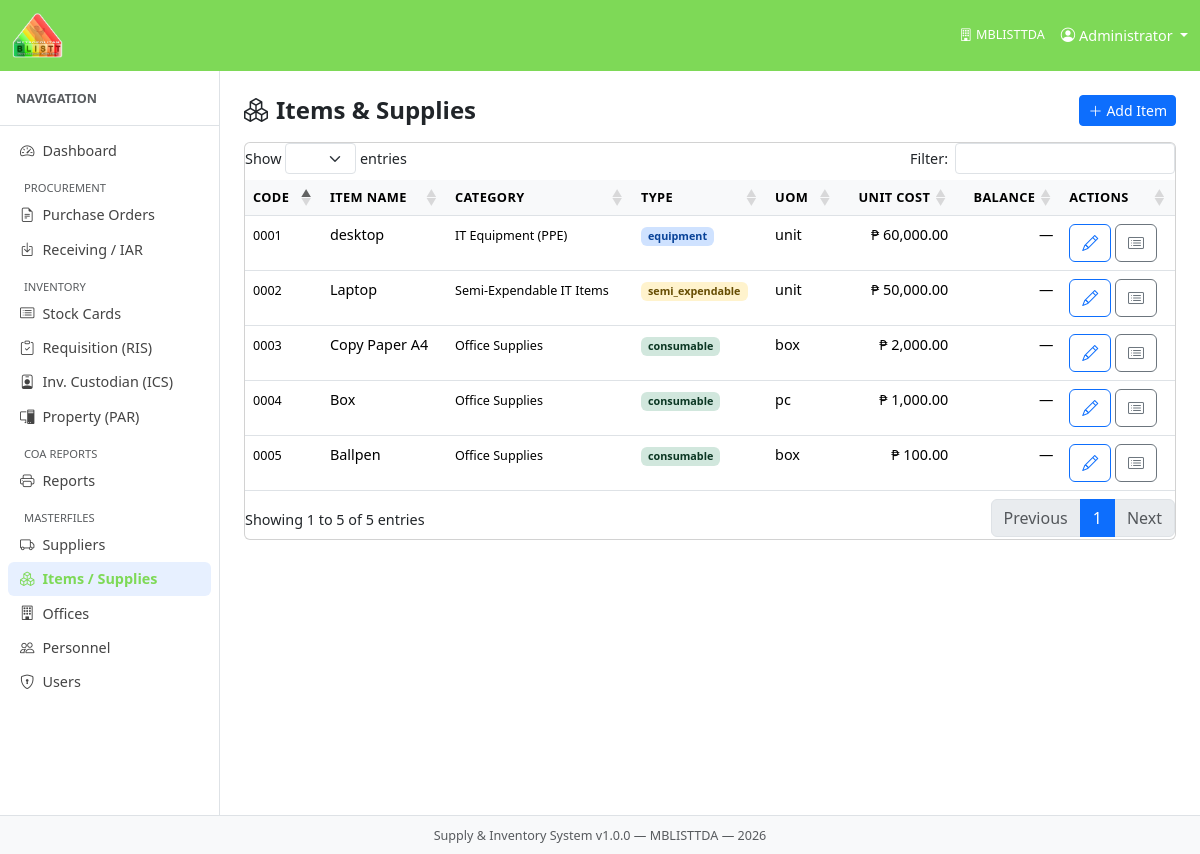
Page /index.php?mod=items&act=index on the committed database.
### tables this page shows
CREATE TABLE `items` (
  `item_id` int(10) UNSIGNED NOT NULL,
  `category_id` int(10) UNSIGNED NOT NULL,
  `item_code` varchar(50) DEFAULT NULL,
  `item_name` varchar(300) NOT NULL,
  `description` text DEFAULT NULL,
  `unit_of_measure` varchar(30) NOT NULL COMMENT 'e.g. piece, ream, box, bottle, unit',
  `uacs_code` varchar(30) DEFAULT NULL COMMENT 'Unified Accounts Code Structure',
  `unit_cost` decimal(15,2) NOT NULL DEFAULT 0.00,
  `reorder_point` decimal(10,2) NOT NULL DEFAULT 0.00 COMMENT 'Minimum stock level before re-ordering',
  `is_active` tinyint(1) NOT NULL DEFAULT 1,
  `created_at` timestamp NOT NULL DEFAULT current_timestamp(),
  `updated_at` timestamp NOT NULL DEFAULT current_timestamp() ON UPDATE current_timestamp()
);

CREATE TABLE `item_categories` (
  `category_id` int(10) UNSIGNED NOT NULL,
  `category_name` varchar(100) NOT NULL,
  `item_type` enum('consumable','semi_expendable','equipment') NOT NULL,
  `description` text DEFAULT NULL,
  `created_at` timestamp NOT NULL DEFAULT current_timestamp()
);

### core/Controller.php (called while the page is built, shortened)
<?php
abstract class Controller {
    protected function render(string $viewFile, array $data = []): void {
        extract($data);
        $viewPath = ROOT_PATH . '/modules/' . $viewFile . '.php';
        include $viewPath;
    }
}

### modules/items/ItemController.php (called while the page is built, shortened)
<?php
require_once ROOT_PATH . '/models/ItemModel.php';
class ItemController extends Controller {
    private ItemModel $m;
    public function __construct() { $this->m = new ItemModel(); }
    public function index(): void {
        $items = $this->m->getWithCategory();
        $this->render('items/index', compact('items', 'flash'));
    }
}

### core/Router.php (called while the page is built, shortened)
<?php
class Router {
    public function dispatch(): void {
        $act = $_GET['act'] ?? 'index';
        $act = preg_replace('/[^a-zA-Z_]/', '', $act);
        $controller = new $class();
        $controller->$act();
    }
}

### index.php (called while the page is built, shortened)
<?php
require_once ROOT_PATH . '/config/database.php';
require_once ROOT_PATH . '/core/Database.php';
require_once ROOT_PATH . '/core/Model.php';
require_once ROOT_PATH . '/core/Controller.php';
require_once ROOT_PATH . '/core/Router.php';
$router = new Router();
$router->dispatch();

### core/Database.php (called while the page is built, shortened)
<?php
class Database {
    private static ?Database $instance = null;
    private PDO $pdo;
    private function __construct() {
        $dsn = sprintf('mysql:host=%s;port=%s;dbname=%s;charset=%s',
            DB_HOST, DB_PORT, DB_NAME, DB_CHARSET);
        $options = [
            PDO::ATTR_ERRMODE            => PDO::ERRMODE_EXCEPTION,
            PDO::ATTR_DEFAULT_FETCH_MODE => PDO::FETCH_ASSOC,
            PDO::ATTR_EMULATE_PREPARES   => false,
        ];
        try {
            $this->pdo = new PDO($dsn, DB_USER, DB_PASS, $options);
        } catch (PDOException $e) {
            die('Database connection failed: ' . $e->getMessage());
        }
    }
    public static function getInstance(): Database {
        if (self::$instance === null) {
            self::$instance = new self();
        }
        return self::$instance;
    }
    public function query(string $sql, array $params = []): PDOStatement {
        $stmt = $this->pdo->prepare($sql);
        $stmt->execute($params);
        return $stmt;
    }
    public function fetchAll(string $sql, array $params = []): array {
        return $this->query($sql, $params)->fetchAll();
    }
}

### core/Model.php (called while the page is built, shortened)
<?php
abstract class Model {
    public function __construct() {
        $this->db = Database::getInstance();
    }
}

### models/ItemModel.php (called while the page is built, shortened)
<?php
class ItemModel extends Model {
    public function getWithCategory(): array {
        return $this->db->fetchAll(
            "SELECT i.*, ic.category_name, ic.item_type
             FROM items i
             JOIN item_categories ic ON ic.category_id = i.category_id
             WHERE i.is_active = 1
             ORDER BY i.item_name"
        );
    }
}

### modules/items/index.php (the view, shortened to what this page needs)
<div class="d-flex justify-content-between align-items-center mb-3">
  <h4 class="fw-bold mb-0"><i class="bi bi-boxes me-2"></i>Items &amp; Supplies</h4>
  <a href="<?= BASE_URL ?>/index.php?mod=items&act=create" class="btn btn-primary btn-sm">
    <i class="bi bi-plus-lg me-1"></i>Add Item</a>
</div>
<div class="card"><div class="card-body p-0">
  <table class="table datatable mb-0">
    <thead><tr><th>Code</th><th>Item Name</th><th>Category</th><th>Type</th><th>UOM</th>
      <th class="text-end">Unit Cost</th><th class="text-end">Balance</th><th>Actions</th></tr></thead>
    <tbody>
    <?php foreach ($items as $r): ?>
      <tr>
        <td><small><?= htmlspecialchars($r['item_code']) ?></small></td>
        <td><?= htmlspecialchars($r['item_name']) ?></td>
        <td><small><?= htmlspecialchars($r['category_name']) ?></small></td>
        <td><span class="badge badge-<?= $r['item_type'] ?>"><?= $r['item_type'] ?></span></td>
        <td><?= htmlspecialchars($r['unit_of_measure']) ?></td>
        <td class="text-end">&#8369; <?= number_format((float)$r['unit_cost'], 2) ?></td>
        <td class="text-end">—</td>
        <td>
          <a href="<?= BASE_URL ?>/index.php?mod=items&act=edit&id=<?= $r['item_id'] ?>"
             class="btn btn-xs btn-outline-primary"><i class="bi bi-pencil"></i></a>
          <a href="<?= BASE_URL ?>/index.php?mod=stock_cards&act=view&item_id=<?= $r['item_id'] ?>"
             class="btn btn-xs btn-outline-secondary"><i class="bi bi-card-list"></i></a>
        </td>
      </tr>
    <?php endforeach; ?>
    </tbody>
  </table>
</div></div>

### assets/css/app.css (style rules this page uses)
:root { --sidebar-w: 220px; }
body { font-size: .9rem; }
.table th { font-size: .8rem; text-transform: uppercase; letter-spacing: .03em; background: #f8f9fa; white-space: nowrap; }
.badge-consumable { background:#d1e7dd; color:#0a3622; }
.badge-semi_expendable { background:#fff3cd; color:#664d03; }
.badge-equipment { background:#cfe2ff; color:#084298; }

### rows in the picture
items: item_code "0005", item_name "Ballpen", category.category_name "Office Supplies", category.item_type "consumable", unit_of_measure "box", unit_cost "100.00"
items: item_code "0004", item_name "Box", category.category_name "Office Supplies", category.item_type "consumable", unit_of_measure "pc", unit_cost "1,000.00"
items: item_code "0003", item_name "Copy Paper A4", category.category_name "Office Supplies", category.item_type "consumable", unit_of_measure "box", unit_cost "2,000.00"
items: item_code "0001", item_name "desktop", category.category_name "IT Equipment (PPE)", category.item_type "equipment", unit_of_measure "unit", unit_cost "60,000.00"
items: item_code "0002", item_name "Laptop", category.category_name "Semi-Expendable IT Items", category.item_type "semi_expendable", unit_of_measure "unit", unit_cost "50,000.00"

### other values in the picture
APP_AGENCY "MBLISTTDA"
$user['full_name'] "Administrator"
$label "Dashboard Purchase Orders Receiving / IAR Stock Cards Requisition (RIS) Inv. Custodian (ICS) Property (PAR) Reports Suppliers Items / Supplies Offices Personnel Users"
APP_NAME "Supply & Inventory System"
APP_VERSION "1.0.0"
